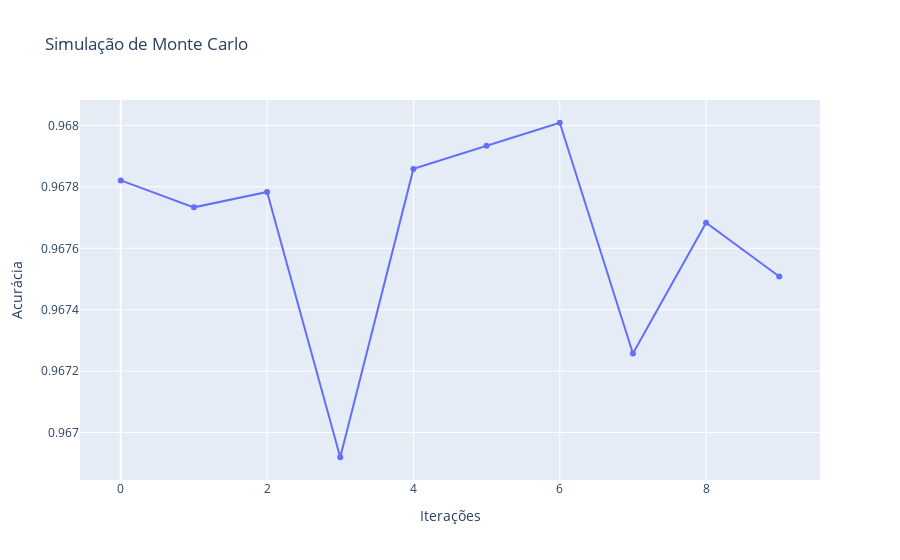

Write notebook code for a chart like this one.
### Markdown cell above
Uma forma de analisar esses dados é por gráficos, onde podemos analisar a acurácia em relação a iteração.

Aqui vou usar uma biblioteca diferente de uma que tenho usado, a [Plotly](https://plotly.com/python/). Essa biblioteca é boa para apresentarmos nossa análises porque cria gráficos interativos.

### Code cell
fig = go.Figure(data=go.Scatter(x=np.asarray(range(len(acuracia_monteCarlo))), y=np.asarray(acuracia_monteCarlo)))

# Edit the layout
fig.update_layout(title='Simulação de Monte Carlo',
                   xaxis_title='Iterações',
                   yaxis_title='Acurácia')

fig.show()

### Figure 1 — Plotly figure (JSON) as saved in the notebook; plotly's stock layout.template omitted (floating-point values rounded to 4 significant figures)
{"data": [{"type": "scatter", "x": [0, 1, 2, 3, 4, 5, 6, 7, 8, 9], "y": [0.9678, 0.9677, 0.9678, 0.9669, 0.9679, 0.9679, 0.968, 0.9673, 0.9677, 0.9675]}], "layout": {"title": {"text": "Simulação de Monte Carlo"}, "xaxis": {"title": {"text": "Iterações"}}, "yaxis": {"title": {"text": "Acurácia"}}}}
